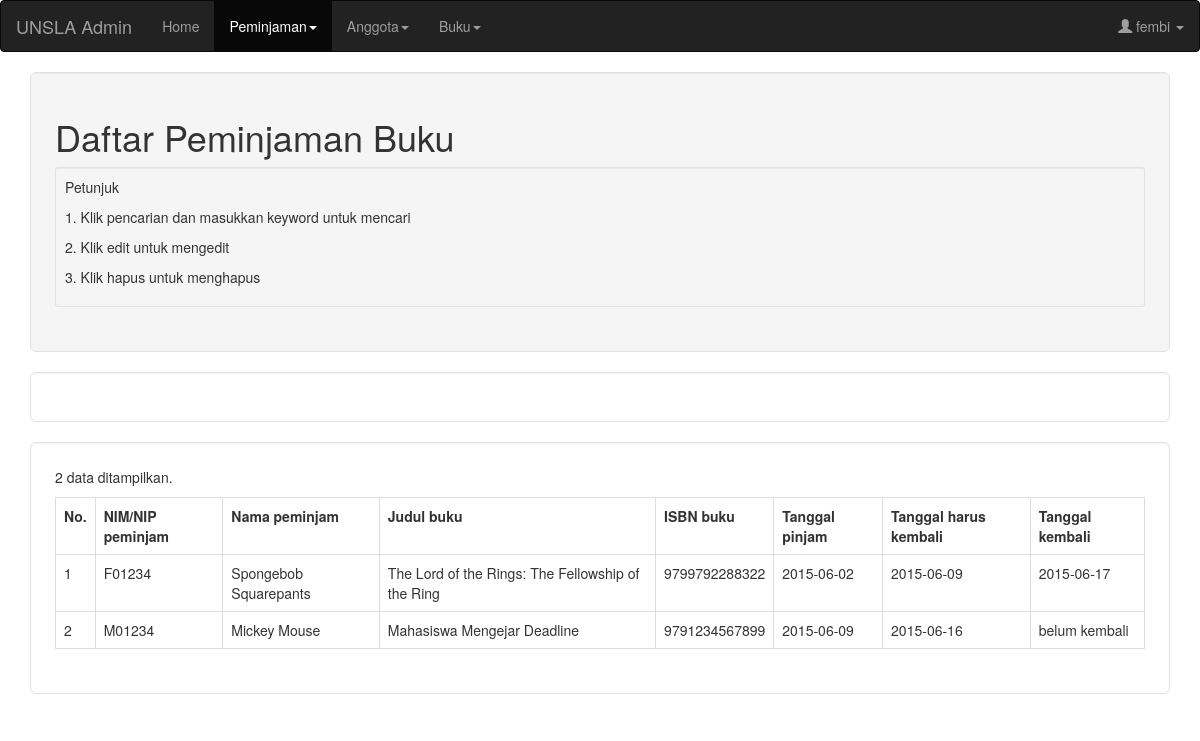
The app's page /admin/daftar-peminjaman.php (signed in) with its own data.
### tables this page shows
CREATE TABLE IF NOT EXISTS `peminjaman` (
  `id_peminjaman` int(11) NOT NULL AUTO_INCREMENT,
  `tgl_pinjam` date NOT NULL,
  `tgl_kembali` date NOT NULL,
  `kembali` date DEFAULT NULL,
  `id_buku` varchar(13) NOT NULL,
  `id_anggota` varchar(30) NOT NULL,
  `id_petugas` varchar(30) NOT NULL,
  PRIMARY KEY (`id_peminjaman`),
  KEY `id_anggota` (`id_anggota`),
  KEY `id_buku` (`id_buku`),
  KEY `id_petugas` (`id_petugas`)
);

CREATE TABLE IF NOT EXISTS `anggota` (
  `id_anggota` int(11) NOT NULL AUTO_INCREMENT,
  `nama` varchar(50) NOT NULL,
  `nim_nip` varchar(30) NOT NULL,
  `jurusan` varchar(30) NOT NULL,
  `fakultas` varchar(30) NOT NULL,
  `pekerjaan` varchar(9) NOT NULL,
  `jenis_kelamin` varchar(1) NOT NULL,
  `tgl_masuk` datetime NOT NULL,
  PRIMARY KEY (`id_anggota`),
  UNIQUE KEY `nim_nip` (`nim_nip`),
  KEY `nim_nip_2` (`nim_nip`),
  KEY `nim_nip_3` (`nim_nip`)
);

CREATE TABLE IF NOT EXISTS `buku` (
  `id_buku` int(11) NOT NULL AUTO_INCREMENT,
  `judul` varchar(100) NOT NULL,
  `pengarang` varchar(100) NOT NULL,
  `penerbit` varchar(50) NOT NULL,
  `thn_terbit` varchar(4) NOT NULL,
  `deskripsi_fisik` varchar(100) NOT NULL,
  `isbn` varchar(13) NOT NULL,
  `subyek` varchar(50) NOT NULL,
  PRIMARY KEY (`id_buku`),
  KEY `isbn` (`isbn`)
);

### admin/daftar-peminjaman.php (the view, shortened to what this page needs)
<?php
	include "cekAdmin.php";
?>
<!DOCTYPE html>
<html>
<head>
	<link rel="stylesheet" href="../bootstrap/css/bootstrap.css">
</head>
<body>
	<nav class="navbar navbar-inverse">
	  <div class="container-fluid">
	    <div class="navbar-header">
	      <a class="navbar-brand" href="index.php">UNSLA Admin</a>
	    </div>
	    <div>
	      <ul class="nav navbar-nav">
	        <li><a href="index.php">Home</a></li>
	        <li class="dropdown active">
	          <a class="dropdown-toggle" data-toggle="dropdown" href="#">Peminjaman<span class="caret"></span></a>
	        </li>
	        <li class="dropdown">
	       		<a class="dropdown-toggle" data-toggle="dropdown" href="#">Anggota<span class="caret"></span></a>
	        </li>
	        <li class="dropdown">
	        	<a class="dropdown-toggle" data-toggle="dropdown" href="#">Buku<span class="caret"></span></a>
	        </li>
	      </ul>
	    	<ul class="nav navbar-nav navbar-right">
        		<li class="dropdown">
        			<a class="dropdown-toggle" data-toggle="dropdown">
        				<span class="glyphicon glyphicon-user"></span> <?php echo $_SESSION["username"]; ?> <span class="caret"></span>
        			</a>
        		</li>
        	</ul>
	    </div>
	  </div>
	</nav>
	<div class="container">
		<div class="well well-lg">
			<h1>Daftar Peminjaman Buku</h1>
			<div class="well well-sm">
				<p>Petunjuk</p>
				<p>1. Klik pencarian dan masukkan keyword untuk mencari</p>
				<p>2. Klik edit untuk mengedit</p>
				<p>3. Klik hapus untuk menghapus</p>
			</div>
		</div>
	</div>
	<div class="container">
		<div class="well well-lg" style="background: white">
		</div>
		<div class="well well-lg" style="background: white">
			<table class="table table-hover table-bordered">
				<tr>
					<th>No.</th>
					<th>NIM/NIP peminjam</th>
					<th>Nama peminjam</th>
					<th>Judul buku</th>
					<th>ISBN buku</th>
					<th>Tanggal pinjam</th>
					<th>Tanggal harus kembali</th>
					<th>Tanggal kembali</th>
				</tr>
<?php
	$sql = "SELECT * FROM buku b, anggota a, peminjaman p WHERE b.isbn = p.id_buku AND a.nim_nip = p.id_anggota";
	$result = mysqli_query($connection, $sql);
	if(!$result){
		die("No result found");
	}else{
		$count=mysqli_num_rows($result);
	}
	if($count>0){
		$number = 1;
		echo "<p>$count data ditampilkan.<p>";
		while($row = mysqli_fetch_assoc($result)) {
			if(!isset($row["kembali"])){
				$status = "belum kembali";
	        }else{
	        	$status = ($row["kembali"]);
	        }
	        echo "<tr> <td>" . $number. "</td><td> ".
	        $row["id_anggota"]."</td><td>".
	        $row["nama"]."</td><td>".
	        $row["judul"]."</td><td>".
	        $row["id_buku"]."</td><td>".
	        $row["tgl_pinjam"]."</td><td>".
	        $row["tgl_kembali"]."</td><td>".
	        $status."</td></tr>";
	        $number++;
	    }
	}
?>
			</table>
		</div>
	</div>
</body>
</html>

### records on screen
peminjaman: id_anggota "F01234", anggota.nama "Spongebob Squarepants", buku.judul "The Lord of the Rings: The Fellowship of the Ring", id_buku "9799792288322", tgl_pinjam "2015-06-02", tgl_kembali "2015-06-09", kembali "2015-06-17"
peminjaman: id_anggota "M01234", anggota.nama "Mickey Mouse", buku.judul "Mahasiswa Mengejar Deadline", id_buku "9791234567899", tgl_pinjam "2015-06-09", tgl_kembali "2015-06-16", kembali "belum kembali"

### other values on screen
$_SESSION["username"] "fembi"
$count "2"
